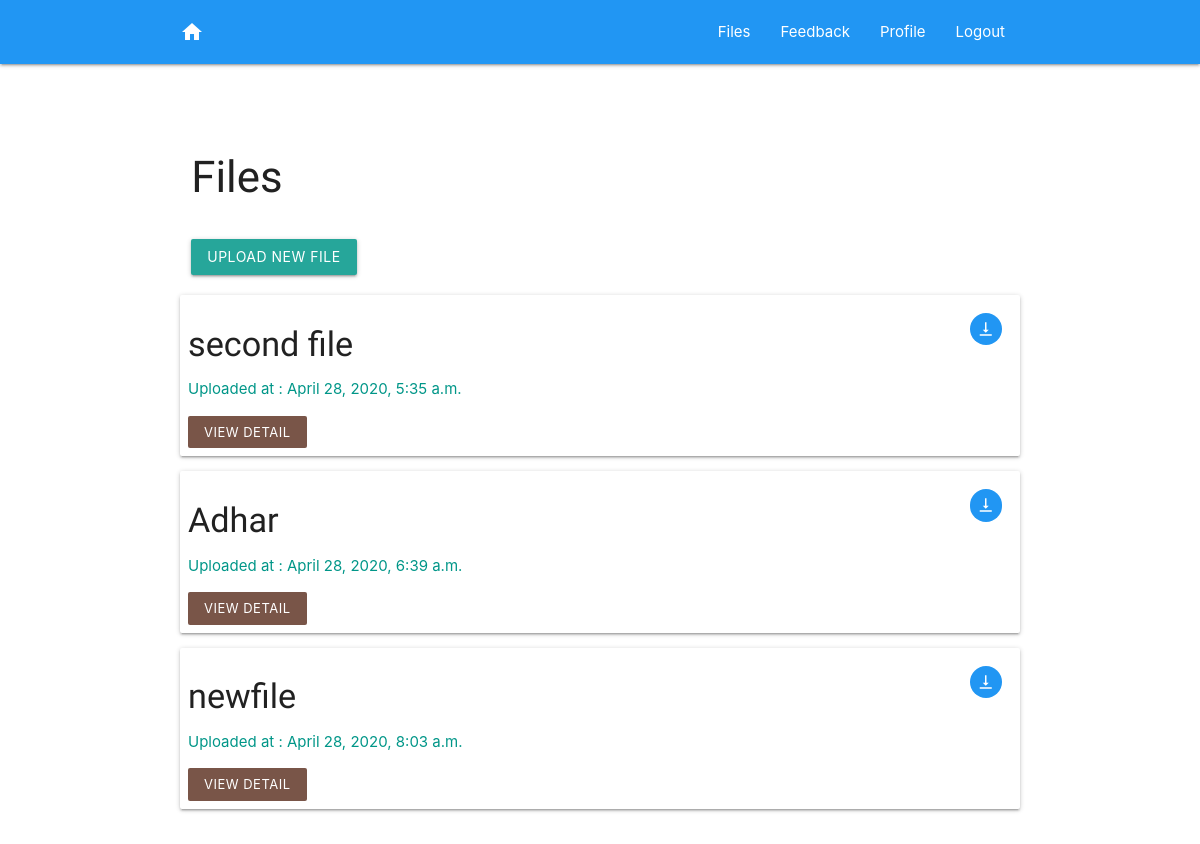
Screenshot of /files/ (signed in) with the database file from the repository.
### encryptedfile/models.py (models this page shows, shortened)
class EncryptedFile(models.Model):
    user= models.ForeignKey(MyUser, on_delete=models.CASCADE)
    file_name=models.CharField(max_length=100)
    file_password = models.CharField(max_length=255)
    file_key = models.BinaryField(editable=False,max_length=255)
    file_url = models.FileField(upload_to=user_file_upload)
    created_at = models.DateTimeField(auto_now_add=True)

### encryptedfile/views.py (the view)
# urls.py: path('', views.FileListView.as_view(), name='file_list'),
class FileListView(LoginRequiredMixin,ListView):
    model = EncryptedFile
    template_name="encryptedfile/file_list.html"
    def get_queryset(self, *args, **kwargs):
        queryset = super().get_queryset()
        queryset = queryset.filter(user = self.request.user)
        return queryset

### encryptedfile/templates/encryptedfile/file_list.html (shortened to what this page needs)
{% extends 'base/base.html' %}
{% block content %}
    <section>
        {% include 'base/second_navbar.html' %}
        <div class="container mt-5">
            <div class="row">
                <div class="col">
                    <h3> Files </h3>
                </div>
            </div>
            <div class="row">
                <div class="col">
                    <a href="{% url 'add_file' %}" class="btn">upload new file</a>
                </div>
            </div>
            <div class="row">
                {% for encryptedfile in encryptedfile_list %}
                    <div class="col-lg-12 image-card">
                        <div class="row card">
                            <div class="col s6 " style="padding: 8px">
                                <h4>{{ encryptedfile.file_name }}</h4>
                                <p class="teal-text">Uploaded at : {{ encryptedfile.created_at }}</p>
                                <a href="{% url 'file_detail' pk=encryptedfile.id %}" class="btn btn-flat white-text btn-small brown">view detail</a>
                            </div>
                            <div class="col s6" style="padding: 18px">
                                <div class="right-align">
                                    <a data-id="{{ encryptedfile.id }}" id="dowload-btn" class="btn-floating btn-flat btn-small blue waves-effect waves-light ">
                                        <i class="material-icons">vertical_align_bottom</i></a>
                                </div>
                            </div>
                        </div>
                    </div>
                {% endfor %}
            </div>
        </div>
    </section>
{% endblock %}

### static/css/style.css (style rules this page uses)
html { margin:0; padding:0; }
h1,h2,h3,h4,h5,h6 { font-family:'Teko'; }
.mt-5 { margin-top: 5%; }

### rows the page displays
EncryptedFile: file_name "second file", created_at "April 28, 2020, 5:35 a.m."
EncryptedFile: file_name "Adhar", created_at "April 28, 2020, 6:39 a.m."
EncryptedFile: file_name "newfile", created_at "April 28, 2020, 8:03 a.m."
